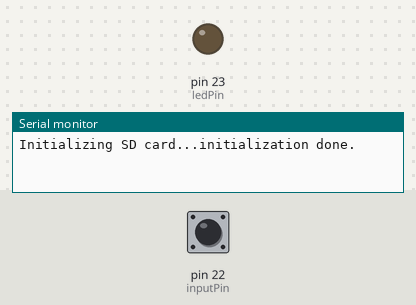
This sketch was run on a simulated Arduino Mega 2560, built with avr-gcc and run on an emulated ATmega2560. Shown: output pins drawn as LEDs (lit = HIGH), the last lines printed to the serial monitor. Dashed ring = blinking. Inputs (shaded band) come from the test bench; at power-on: pin 22 (inputPin) LOW. Storage starts empty.

Above: at 1.2 s.
1.3 s: pin 22 (inputPin) driven HIGH
At 2.1 s:
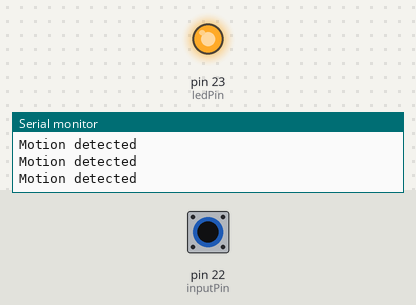
2.8 s: pin 22 (inputPin) driven LOW
At 3.6 s:
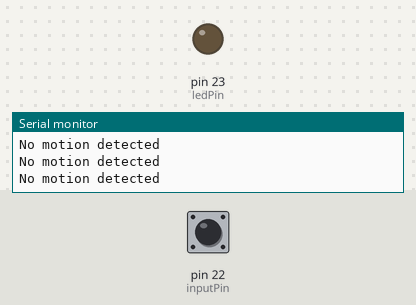
4.7 s: pin 22 (inputPin) pulsed HIGH 2 times (0.12 s each, 0.3 s apart)
At 5.07 s:
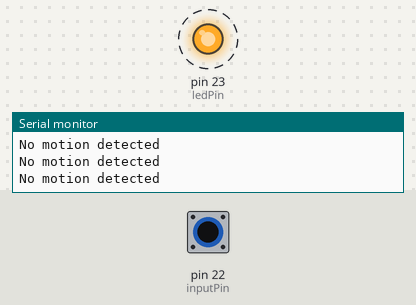
8.3 s: pin 22 (inputPin) pulsed HIGH 5 times (0.12 s each, 0.3 s apart)
At 11.1 s:
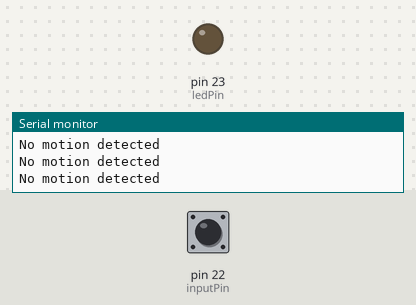
Timing chart, 0 to 12.6 s (numbered marks = the images above; inputs shaded):
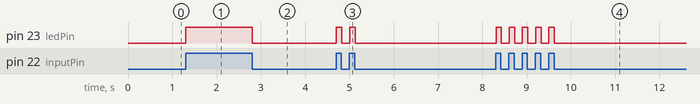

The sketch:

DataLogAndMotionSensor.ino
```cpp
/*

  SD card datalogger

  This example shows how to log data using PIR motion sensor

  to an SD card using the SD library. Pin numbers reflect the default

  SPI pins for Arduino mega models

  The circuit:

   motion sensor on pin 22

   LED on pin 23

   SD card attached to SPI bus as follows:

 ** miso - pin 11

 ** mosi - pin 51

 ** sck - pin 52

 ** CS - pin 53

*/

#include <SPI.h>
#include <SD.h>

const int chipSelect = 53;
int ledPin = 23;                // choose the pin for the LED
int inputPin = 22;               // choose the input pin (for PIR sensor)
int pirState = LOW;             // we start, assuming no motion detected
int val = 0;                    // variable for reading the pin status
String motionStatus = "";               // variable for state of motion sensor

void setup() {
  pinMode(ledPin, OUTPUT);      // declare LED as output
  pinMode(inputPin, INPUT);     // declare sensor as input

  // Open serial communications and wait for port to open:

  Serial.begin(9600);

  // wait for Serial Monitor to connect. Needed for native USB port boards only:

  while (!Serial);

  Serial.print("Initializing SD card...");

  if (!SD.begin(chipSelect)) {

    Serial.println("initialization failed. Things to check:");

    Serial.println("1. is a card inserted?");

    Serial.println("2. is your wiring correct?");

    Serial.println("3. did you change the chipSelect pin to match your shield or module?");

    Serial.println("Note: press reset or reopen this serial monitor after fixing your issue!");

    while (true);

  }

  Serial.println("initialization done.");
}

void loop() {

  // make a string for assembling the data to log:

  String dataString = "";

  // read three sensors and append to the string:


  //MOTIONSENSOR
  val = digitalRead(inputPin);  // read input value
  if (val == HIGH) {            // check if the input is HIGH
    digitalWrite(ledPin, HIGH);  // turn LED ON
    if (pirState == LOW) {
      // we have just turned on
      motionStatus = "Motion detected";
//      Serial.println("Motion detected!");
      // We only want to print on the output change, not state
      pirState = HIGH;
    }
  } else {
    digitalWrite(ledPin, LOW); // turn LED OFF
    if (pirState == HIGH){
      // we have just turned of
      motionStatus = "No motion detected";
//      Serial.println("Motion ended!");
      // We only want to print on the output change, not state
      pirState = LOW;
    }
  }
 //MOTIONSENSOR

    dataString += motionStatus;


  // open the file. note that only one file can be open at a time,

  // so you have to close this one before opening another.

  File dataFile = SD.open("datalog.txt", FILE_WRITE);

  // if the file is available, write to it:

  if (dataFile) {

    dataFile.println(dataString);

    dataFile.close();

    // print to the serial port too:

    Serial.println(dataString);

  }

  // if the file isn't open, pop up an error:

  else {

    Serial.println("error opening datalog.txt");

  }
}
```

Measured:
- after the input at 1.3 s, pin 23 (ledPin): LOW → HIGH at once
- after the input at 2.8 s, pin 23 (ledPin): HIGH → LOW at once
- after the input at 4.7 s, pin 23 (ledPin): alternates HIGH for 0.12 s and LOW for 0.19 s, 4 changes in all, then stays LOW, starting at once
- after the input at 8.3 s, pin 23 (ledPin): alternates HIGH for 0.12 s and LOW for 0.18 s, 10 changes in all, then stays LOW, starting at once
